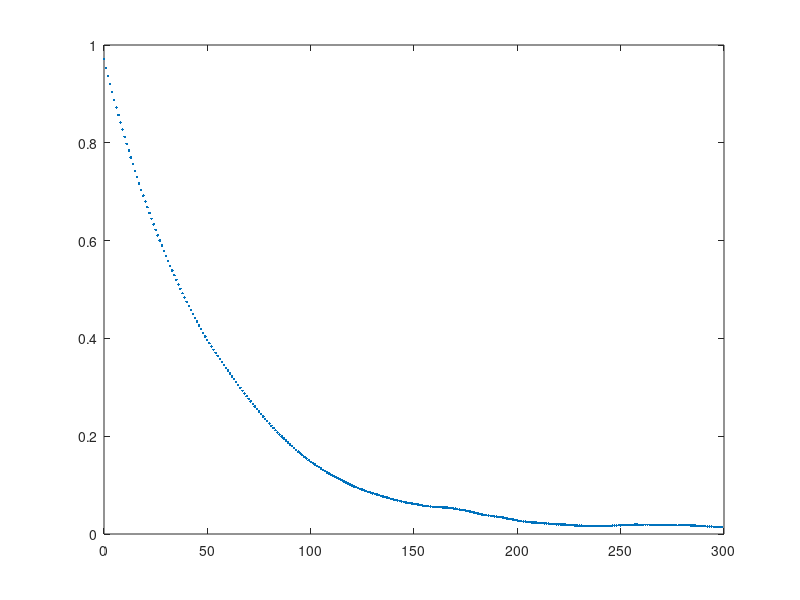

Here is the MATLAB script that generated this plot:
%covmethod.m
N=10^5; %sample size, including burn-in
tstat = 300; %burn-in period and maximal lag
sample = zeros(N,1);
sigma = 0.2; %standard deviation of proposal
X = randn*sigma; %generate an initializing point
for k=1:N
    Y = X + randn*sigma; %generate the proposal move
    if rand<min(exp(-.5*(Y-10)^2+.5*(X-10)^2), 1) %acceptance step
        X = Y; %update X
    end
    sample(k) = X; %store sample
end
K = tstat; x = sample(tstat:N);
[R,lags] = xcov(x,K,'unbiased'); %calculate covariance function
plot(lags(K+1:2*K),R(K+1:2*K),'.') %plot covariance function
S2 = R(K+1) + 2*sum(R(K+2:2*K)); %asymptotic variance
ell = mean(x);
RE = sqrt(S2)/ell/sqrt(numel(x));
fprintf('ell = %g ; CI = ( %g , %g ) \n',...
    ell,ell*(1-1.96*RE),ell*(1+1.96*RE))
